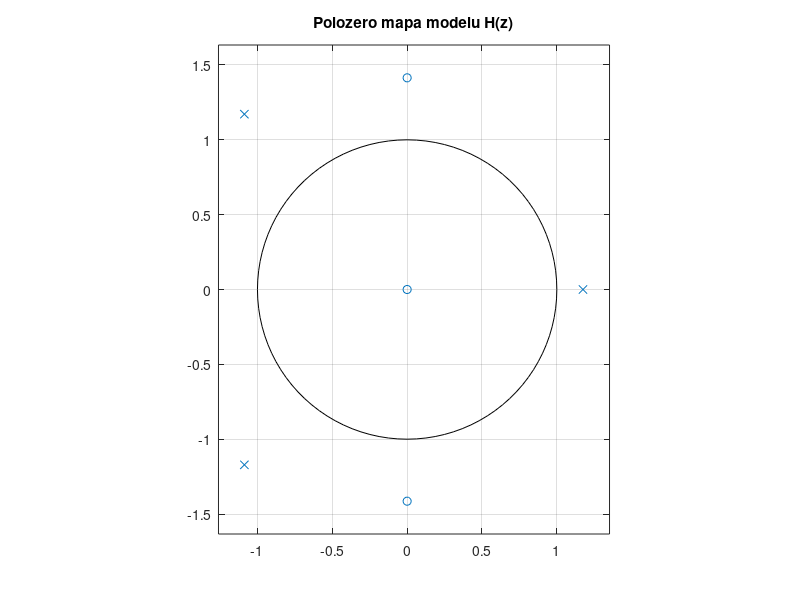
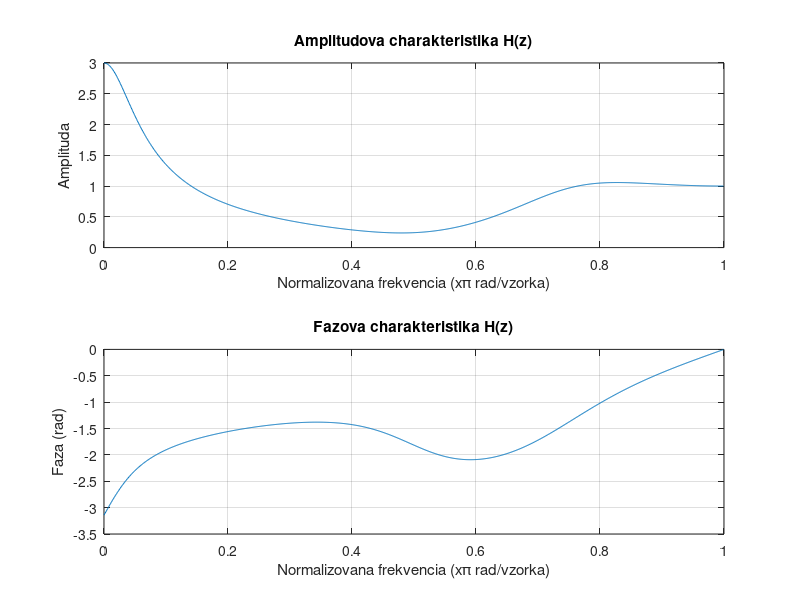
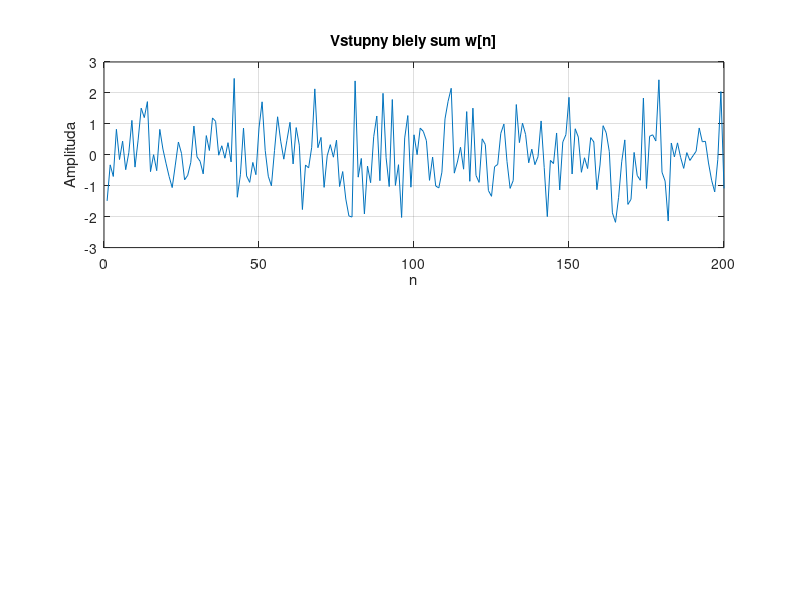

MATLAB code to generate these figures, in order:
% Priklad 8.3
% Model nahodneho procesu je definovany pomocou prenosovej funkcie inovacnej reprezentacie
% H(z) = (1 + 2z^(-2)) / (1 + z^(-1) - 3z^(-3))

% Definicia prenosovej funkcie H(z)
num = [1, 0, 2];    % citatej (1 + 2z^(-2))
den = [1, 1, 0, -3]; % menovatej (1 + z^(-1) - 3z^(-3))

% Klasifikacia modelu
fprintf('Klasifikacia modelu na zaklade prenosovej funkcie:\n');
fprintf('H(z) = (1 + 2z^(-2)) / (1 + z^(-1) - 3z^(-3))\n\n');

% Overime, ci model obsahuje AR a/alebo MA zlozku
has_AR = any(den(2:end) ~= 0);
has_MA = any(num(2:end) ~= 0);

if has_AR && has_MA
    fprintf('Model je typu ARMA, pretoze obsahuje aj AR, aj MA zlozku.\n\n');
elseif has_AR
    fprintf('Model je typu AR, pretoze obsahuje len AR zlozku.\n\n');
elseif has_MA
    fprintf('Model je typu MA, pretoze obsahuje len MA zlozku.\n\n');
else
    fprintf('Model je biely sum (nema AR ani MA zlozku).\n\n');
end

% Urcime rady zloziek
p = length(den) - 1;  % rad AR zlozky
q = length(num) - 1;  % rad MA zlozky

fprintf('Rad AR zlozky (p): %d\n', p);
fprintf('Koeficienty AR zlozky:\n');
for i = 2:length(den)
    fprintf('a%d = %g\n', i-1, den(i));
end
fprintf('\n');

fprintf('Rad MA zlozky (q): %d\n', q);
fprintf('Koeficienty MA zlozky:\n');
for i = 2:length(num)
    fprintf('b%d = %g\n', i-1, num(i));
end
fprintf('\n');

% Zjednoduseny zapis prenosovej funkcie
fprintf('Zjednoduseny zapis prenosovej funkcie:\n');
fprintf('H(z) = (1 + 2z^(-2)) / (1 + z^(-1) - 3z^(-3))\n\n');

% Diferencna rovnica
fprintf('Diferencna rovnica modelu:\n');
fprintf('x[n] + %g*x[n-1] + %g*x[n-2] + %g*x[n-3] = w[n] + %g*w[n-1] + %g*w[n-2]\n\n', ...
    den(2), den(3), den(4), num(2), num(3));

% Zobrazime polozero mapu
figure;
zplane(num, den);
title('Polozero mapa modelu H(z)');
grid on;

% Zobrazime frekvencnu charakteristiku
figure;
[h, w] = freqz(num, den, 1024);
subplot(2,1,1);
plot(w/pi, abs(h));
title('Amplitudova charakteristika H(z)');
xlabel('Normalizovana frekvencia (x\pi rad/vzorka)');
ylabel('Amplituda');
grid on;

subplot(2,1,2);
plot(w/pi, angle(h));
title('Fazova charakteristika H(z)');
xlabel('Normalizovana frekvencia (x\pi rad/vzorka)');
ylabel('Faza (rad)');
grid on;

% Generujeme kratku vzorku signalu z modelu pre vizualizaciu
n = 200;
noise = randn(n, 1);
signal = filter(num, den, noise);

figure;
subplot(2,1,1);
plot(1:n, noise);
title('Vstupny biely sum w[n]');
xlabel('n');
ylabel('Amplituda');
grid on;

subplot(2,1,2);
plot(1:n, signal);
title('Vystupny signal modelu x[n]');
xlabel('n');
ylabel('Amplituda');
grid on;

% Zaver
fprintf('Zaver: Model je typu ARMA(%d,%d).\n', p, q);